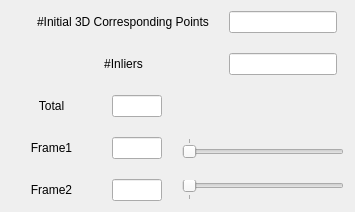
<?xml version="1.0" encoding="UTF-8"?>
<ui version="4.0">
 <class>InliersViewerOptionDialog</class>
 <widget class="QDialog" name="InliersViewerOptionDialog">
  <property name="geometry">
   <rect>
    <x>0</x>
    <y>0</y>
    <width>355</width>
    <height>189</height>
   </rect>
  </property>
  <property name="windowTitle">
   <string>Inliers Viewer Controller</string>
  </property>
  <property name="windowIcon">
   <iconset resource="../Resource/Resource.qrc">
    <normaloff>:/Icons/Icons/share.icns</normaloff>:/Icons/Icons/share.icns</iconset>
  </property>
  <layout class="QVBoxLayout" name="verticalLayout">
   <property name="spacing">
    <number>20</number>
   </property>
   <item>
    <layout class="QFormLayout" name="formLayout">
     <property name="labelAlignment">
      <set>Qt::AlignCenter</set>
     </property>
     <property name="formAlignment">
      <set>Qt::AlignCenter</set>
     </property>
     <item row="0" column="0">
      <widget class="QLabel" name="label_10">
       <property name="sizePolicy">
        <sizepolicy hsizetype="Minimum" vsizetype="Preferred">
         <horstretch>0</horstretch>
         <verstretch>0</verstretch>
        </sizepolicy>
       </property>
       <property name="text">
        <string>#Initial 3D Corresponding Points</string>
       </property>
       <property name="alignment">
        <set>Qt::AlignCenter</set>
       </property>
      </widget>
     </item>
     <item row="0" column="1">
      <widget class="QLineEdit" name="LineEdit_NumberOfInitialCorrespondingPoints">
       <property name="sizePolicy">
        <sizepolicy hsizetype="Fixed" vsizetype="Fixed">
         <horstretch>0</horstretch>
         <verstretch>0</verstretch>
        </sizepolicy>
       </property>
       <property name="readOnly">
        <bool>true</bool>
       </property>
      </widget>
     </item>
     <item row="1" column="0">
      <widget class="QLabel" name="label_9">
       <property name="sizePolicy">
        <sizepolicy hsizetype="Minimum" vsizetype="Preferred">
         <horstretch>0</horstretch>
         <verstretch>0</verstretch>
        </sizepolicy>
       </property>
       <property name="text">
        <string>#Inliers</string>
       </property>
       <property name="alignment">
        <set>Qt::AlignCenter</set>
       </property>
      </widget>
     </item>
     <item row="1" column="1">
      <widget class="QLineEdit" name="LineEdit_NumberOfInliers">
       <property name="sizePolicy">
        <sizepolicy hsizetype="Fixed" vsizetype="Fixed">
         <horstretch>0</horstretch>
         <verstretch>0</verstretch>
        </sizepolicy>
       </property>
       <property name="readOnly">
        <bool>true</bool>
       </property>
      </widget>
     </item>
    </layout>
   </item>
   <item>
    <layout class="QGridLayout" name="gridLayout_2">
     <item row="0" column="0">
      <widget class="QLabel" name="label_8">
       <property name="text">
        <string>Total</string>
       </property>
       <property name="alignment">
        <set>Qt::AlignCenter</set>
       </property>
      </widget>
     </item>
     <item row="1" column="0">
      <widget class="QLabel" name="label_3">
       <property name="text">
        <string>Frame1</string>
       </property>
       <property name="alignment">
        <set>Qt::AlignCenter</set>
       </property>
      </widget>
     </item>
     <item row="2" column="1">
      <widget class="QLineEdit" name="LineEdit_CurrentIndexFrame2">
       <property name="sizePolicy">
        <sizepolicy hsizetype="Fixed" vsizetype="Fixed">
         <horstretch>0</horstretch>
         <verstretch>0</verstretch>
        </sizepolicy>
       </property>
       <property name="maximumSize">
        <size>
         <width>50</width>
         <height>16777215</height>
        </size>
       </property>
       <property name="alignment">
        <set>Qt::AlignCenter</set>
       </property>
       <property name="readOnly">
        <bool>true</bool>
       </property>
      </widget>
     </item>
     <item row="1" column="2" colspan="2">
      <widget class="QSlider" name="HorizontalSlider_IndexFrame1">
       <property name="sizePolicy">
        <sizepolicy hsizetype="Minimum" vsizetype="Fixed">
         <horstretch>0</horstretch>
         <verstretch>0</verstretch>
        </sizepolicy>
       </property>
       <property name="minimum">
        <number>0</number>
       </property>
       <property name="maximum">
        <number>0</number>
       </property>
       <property name="value">
        <number>0</number>
       </property>
       <property name="sliderPosition">
        <number>0</number>
       </property>
       <property name="orientation">
        <enum>Qt::Horizontal</enum>
       </property>
       <property name="tickPosition">
        <enum>QSlider::TicksAbove</enum>
       </property>
       <property name="tickInterval">
        <number>100</number>
       </property>
      </widget>
     </item>
     <item row="1" column="1">
      <widget class="QLineEdit" name="LineEdit_CurrentIndexFrame1">
       <property name="sizePolicy">
        <sizepolicy hsizetype="Fixed" vsizetype="Fixed">
         <horstretch>0</horstretch>
         <verstretch>0</verstretch>
        </sizepolicy>
       </property>
       <property name="minimumSize">
        <size>
         <width>0</width>
         <height>0</height>
        </size>
       </property>
       <property name="maximumSize">
        <size>
         <width>50</width>
         <height>16777215</height>
        </size>
       </property>
       <property name="alignment">
        <set>Qt::AlignCenter</set>
       </property>
       <property name="readOnly">
        <bool>true</bool>
       </property>
      </widget>
     </item>
     <item row="2" column="0">
      <widget class="QLabel" name="label_4">
       <property name="text">
        <string>Frame2</string>
       </property>
       <property name="alignment">
        <set>Qt::AlignCenter</set>
       </property>
      </widget>
     </item>
     <item row="0" column="2" colspan="2">
      <spacer name="horizontalSpacer">
       <property name="orientation">
        <enum>Qt::Horizontal</enum>
       </property>
       <property name="sizeType">
        <enum>QSizePolicy::MinimumExpanding</enum>
       </property>
       <property name="sizeHint" stdset="0">
        <size>
         <width>40</width>
         <height>20</height>
        </size>
       </property>
      </spacer>
     </item>
     <item row="2" column="2" colspan="2">
      <widget class="QSlider" name="HorizontalSlider_IndexFrame2">
       <property name="sizePolicy">
        <sizepolicy hsizetype="Minimum" vsizetype="Fixed">
         <horstretch>0</horstretch>
         <verstretch>0</verstretch>
        </sizepolicy>
       </property>
       <property name="minimum">
        <number>0</number>
       </property>
       <property name="maximum">
        <number>0</number>
       </property>
       <property name="orientation">
        <enum>Qt::Horizontal</enum>
       </property>
       <property name="tickPosition">
        <enum>QSlider::TicksBelow</enum>
       </property>
       <property name="tickInterval">
        <number>100</number>
       </property>
      </widget>
     </item>
     <item row="0" column="1">
      <widget class="QLineEdit" name="LineEdit_TotalFrameCount">
       <property name="sizePolicy">
        <sizepolicy hsizetype="Fixed" vsizetype="Fixed">
         <horstretch>0</horstretch>
         <verstretch>0</verstretch>
        </sizepolicy>
       </property>
       <property name="maximumSize">
        <size>
         <width>50</width>
         <height>16777215</height>
        </size>
       </property>
       <property name="alignment">
        <set>Qt::AlignCenter</set>
       </property>
       <property name="readOnly">
        <bool>true</bool>
       </property>
      </widget>
     </item>
    </layout>
   </item>
  </layout>
 </widget>
 <resources>
  <include location="../Resource/Resource.qrc"/>
 </resources>
 <connections/>
 <slots>
  <signal>SendData(NiS::KeyFrames2)</signal>
  <signal>SendInliers(CorrespondingPointsPair)</signal>
  <slot>SetKeyFrames(NiS::KeyFrames2)</slot>
 </slots>
</ui>
